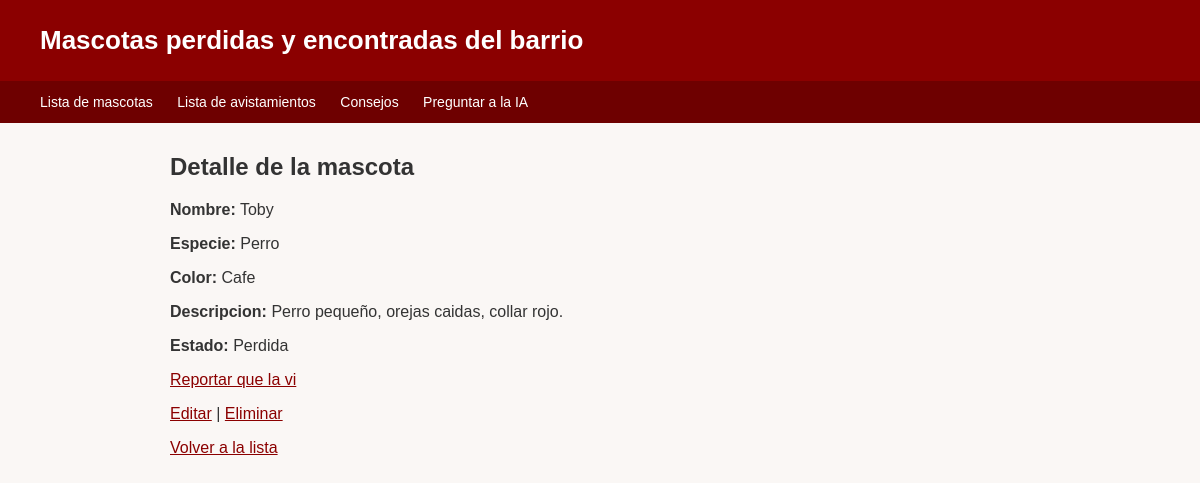
The app's page /mascotas/1/ with its own data.
### mascotas/models.py (models this page shows, shortened)
class Mascota(models.Model):
    ESTADOS = [
        ('perdida', 'Perdida'),
        ('encontrada', 'Encontrada'),
    ]
    nombre = models.CharField(max_length=100)
    especie = models.CharField(max_length=50)
    color = models.CharField(max_length=50)
    descripcion = models.TextField()
    estado = models.CharField(max_length=20, choices=ESTADOS, default='perdida')

### mascotas/views.py (the view)
# urls.py: path('mascotas/<int:mascota_id>/', views.detalle_mascota, name='detalle_mascota'),
def detalle_mascota(request, mascota_id):
    mascota = get_object_or_404(Mascota, id=mascota_id)
    return render(request, 'mascotas/detalle.html', {'mascota': mascota})

### mascotas/templates/mascotas/detalle.html
{% extends 'base.html' %}
{% block contenido %}
<h2>Detalle de la mascota</h2>
<p><strong>Nombre:</strong> {{ mascota.nombre }}</p>
<p><strong>Especie:</strong> {{ mascota.especie }}</p>
<p><strong>Color:</strong> {{ mascota.color }}</p>
<p><strong>Descripcion:</strong> {{ mascota.descripcion }}</p>
<p><strong>Estado:</strong> {{ mascota.get_estado_display }}</p>
{% if mascota.estado == 'perdida' %}
    <p><a href="{% url 'avistamientos:reportar_avistamiento' mascota.id %}">Reportar que la vi</a></p>
{% endif %}
<p>
    <a href="{% url 'mascotas:editar_mascota' mascota.id %}">Editar</a> |
    <a href="{% url 'mascotas:eliminar_mascota' mascota.id %}">Eliminar</a>
</p>
<p><a href="{% url 'mascotas:lista_mascotas' %}">Volver a la lista</a></p>
{% endblock %}

### templates/base.html (style rules this page uses)
* { box-sizing: border-box; }
body { font-family: Arial, sans-serif; margin: 0; background-color: #faf7f5; color: #333; }
a { color: #8b0000; }

### records on screen
Mascota: nombre "Toby", especie "Perro", color "Cafe", descripcion "Perro pequeño, orejas caidas, collar rojo.", estado "Perdida"
